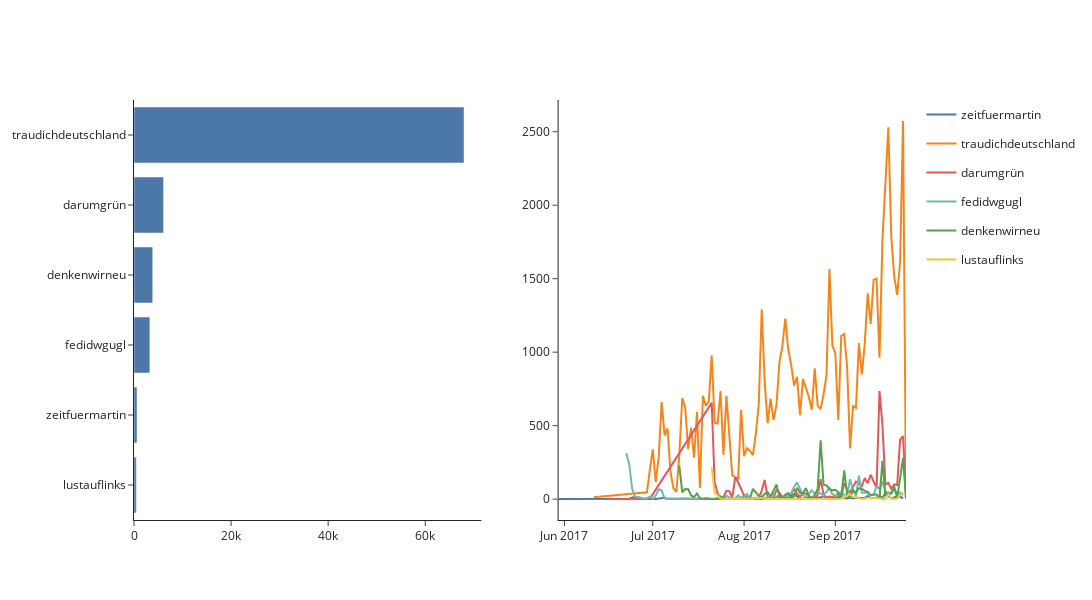

Here is the notebook cell this chart was saved with:
### Markdown cell above
During the election campaign, each party generated content and tried to tag every post with their respective campaign Hashtag. Note, that these Hashtags can differ from the party's slogan used during the election, as it is the case with *SPD*, *Die Grünen* and *Die Linke*. The used campaign Hashtags are the following:
- AfD: #traudichdeutschland
- Union: #fedidwgugl
- Die Linke: #lustauflinks
- FDP: #denkenwirneu
- Die Grünen: #darumgrün
- SPD: #zeitfuermartin

(Source: https://www.lilit-kommunikation.de/btw17-twitter-wahlkampf-140-zeichen-lilit/)

### Code cell
slogan_tags = ['traudichdeutschland', 'fedidwgugl', 'zeitfuermartin', 'denkenwirneu', 'darumgrün', 'lustauflinks']
plot_hashtags(hashtags, tags=slogan_tags, party_tags=False)
